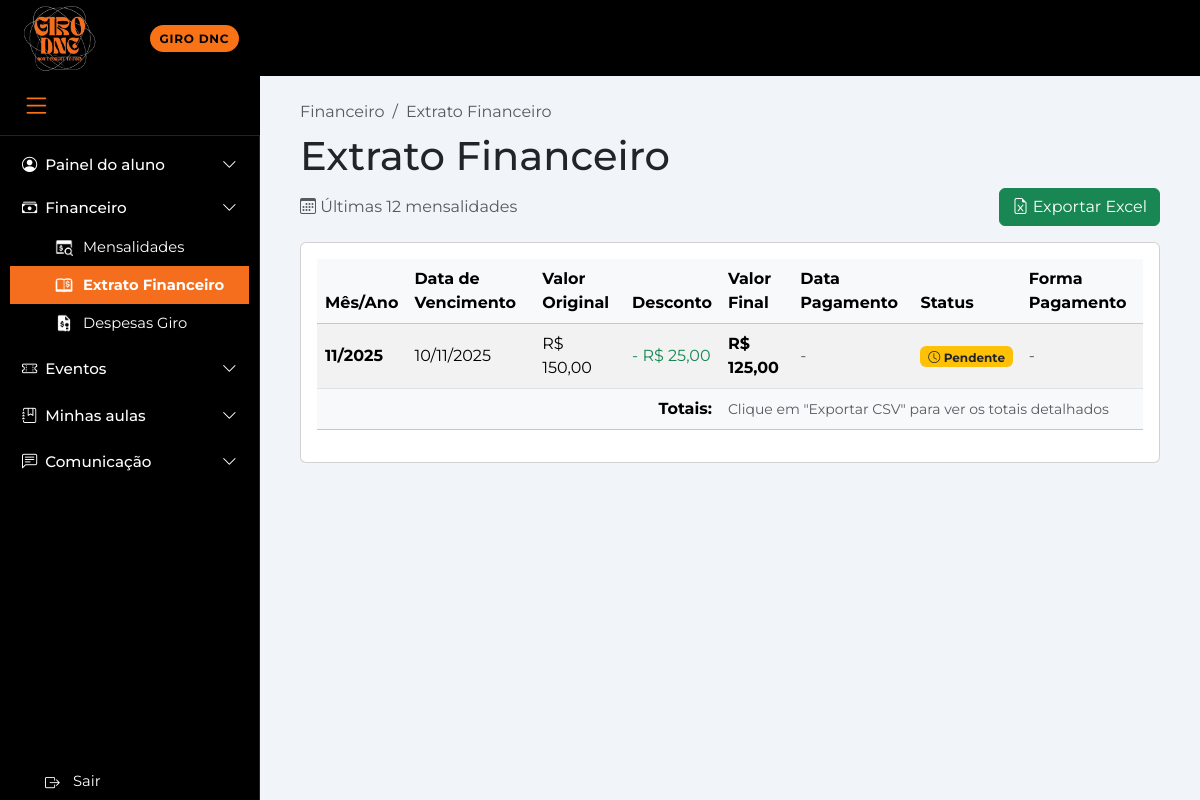
Screenshot of /financeiro/extrato/ (signed in) with the database file from the repository.
### paginas/models.py (models this page shows, shortened)
class Mensalidade(models.Model):
    STATUS_CHOICES = [
        ('PENDENTE', 'Pendente'),
        ('PAGO', 'Pago'),
        ('ATRASADO', 'Atrasado'),
        ('CANCELADO', 'Cancelado'),
    ]
    aluno = models.ForeignKey(Aluno, on_delete=models.CASCADE, related_name='mensalidades')
    mes_referencia = models.DateField()
    valor = models.DecimalField(max_digits=10, decimal_places=2, validators=[MinValueValidator(0)])
    valor_desconto = models.DecimalField(max_digits=10, decimal_places=2, default=0, validators=[MinValueValidator(0)])
    valor_final = models.DecimalField(max_digits=10, decimal_places=2, validators=[MinValueValidator(0)])
    data_vencimento = models.DateField()
    data_pagamento = models.DateField(null=True, blank=True)
    status = models.CharField(max_length=20, choices=STATUS_CHOICES, default='PENDENTE')
    forma_pagamento = models.CharField(max_length=50, blank=True)
    observacoes = models.TextField(blank=True)
    class Meta:
        verbose_name = 'Mensalidade'
        verbose_name_plural = 'Mensalidades'
        ordering = ['-mes_referencia']
        unique_together = ['aluno', 'mes_referencia']

### paginas/views.py (the view)
# urls.py: path('financeiro/extrato/', views.financeiro_extrato, name='financeiro_extrato'),
@login_required
def financeiro_extrato(request):
    context = {}
    try:
        aluno = Aluno.objects.select_related('usuario').get(usuario=request.user)
        mensalidades = Mensalidade.objects.filter(aluno=aluno).order_by('-mes_referencia')[:12]
        context = {
            'usuario': request.user,
            'aluno': aluno,
            'mensalidades': mensalidades,
        }
    except Aluno.DoesNotExist:
        context['erro'] = 'Usuário não está cadastrado como aluno.'
    except Exception as e:
        context['erro'] = f'Erro ao carregar extrato: {str(e)}'
    return render(request, 'financeiro/Extrato.html', context)

### paginas/templates/financeiro/Extrato.html (shortened to what this page needs)
<!doctype html>
<html lang="pt-br">
<head>
    {% load static %}
  <link href="https://cdn.jsdelivr.net/npm/bootstrap@5.3.3/dist/css/bootstrap.min.css" rel="stylesheet">
  <link href="https://cdn.jsdelivr.net/npm/bootstrap-icons@1.11.3/font/bootstrap-icons.css" rel="stylesheet">
  <link rel="stylesheet" href="{% static 'paginas/css/style.css' %}">
</head>
<body>
  <header class="gd-topbar">
    <div class="gd-logo-container">
      <a href="{% url 'paginas:home' %}">
        <img src="{% static 'paginas/img/Girologo.jpg' %}" alt="Logo Giro" class="gd-logo">
      </a>
    </div>
    <div class="gd-topbar-content">
      <span class="gd-pill">GIRO DNC</span>
    </div>
  </header>
  <div class="sidebar-item">
    <button id="sidebar-toggle" class="menu-sanduiche">
      <i class="bi bi-list"></i>
    </button>
  </div>
  <div class="gd-layout d-flex">
    {% with sidebar_section='financeiro' sidebar_active='financeiro_extrato' %}
      {% include 'includes/sidebar.html' %}
    {% endwith %}
    <main class="gd-main">
      <div class="conteudo">
        <nav aria-label="breadcrumb">
          <ol class="breadcrumb bg-transparent p-0 mb-2">
            <li class="breadcrumb-item active fw-semi" aria-current="page">Financeiro</li>
            <li class="breadcrumb-item active fw-semi" aria-current="page">Extrato Financeiro</li>
          </ol>
        </nav>
        <h1 class="titulo-principal">Extrato Financeiro</h1>
        {% if erro %}
          <div class="alert alert-danger">
            <i class="bi bi-exclamation-triangle"></i> {{ erro }}
          </div>
        {% else %}
          <div class="d-flex justify-content-between align-items-center mb-3">
            <div>
              <p class="text-muted mb-0">
                <i class="bi bi-calendar3"></i>
                Últimas 12 mensalidades
              </p>
            </div>
            <a href="{% url 'paginas:financeiro_extrato_csv' %}" class="btn btn-success">
              <i class="bi bi-file-earmark-excel"></i> Exportar Excel
            </a>
          </div>
          <div class="card card-extrato">
            <div class="card-body">
              {% if mensalidades %}
                <div class="table-responsive">
                  <table class="table table-striped align-middle table-extrato">
                    <thead class="table-light">
                      <tr>
                        <th>Mês/Ano</th>
                        <th>Data de Vencimento</th>
                        <th>Valor Original</th>
                        <th>Desconto</th>
                        <th>Valor Final</th>
                        <th>Data Pagamento</th>
                        <th>Status</th>
                        <th>Forma Pagamento</th>
                      </tr>
                    </thead>
                    <tbody>
                      {% for mensalidade in mensalidades %}
                        <tr>
                          <td data-label="Mês/Ano">
                            <strong>{{ mensalidade.mes_referencia|date:"m/Y" }}</strong>
                          </td>
                          <td data-label="Data de Vencimento">
                            {{ mensalidade.data_vencimento|date:"d/m/Y" }}
                          </td>
                          <td data-label="Valor Original">
                            R$ {{ mensalidade.valor|floatformat:2 }}
                          </td>
                          <td data-label="Desconto">
                            {% if mensalidade.valor_desconto > 0 %}
                              <span class="text-success">
                                - R$ {{ mensalidade.valor_desconto|floatformat:2 }}
                              </span>
                            {% else %}
                              R$ 0,00
                            {% endif %}
                          </td>
                          <td data-label="Valor Final">
                            <strong>R$ {{ mensalidade.valor_final|floatformat:2 }}</strong>
                          </td>
                          <td data-label="Data Pagamento">
                            {% if mensalidade.data_pagamento %}
                              {{ mensalidade.data_pagamento|date:"d/m/Y" }}
                            {% else %}
                              <span class="text-muted">-</span>
                            {% endif %}
                          </td>
                          <td data-label="Status">
                            {% if mensalidade.status == 'PAGO' %}
                              <span class="badge bg-success">
                                <i class="bi bi-check-circle"></i> Pago
                              </span>
                            {% elif mensalidade.status == 'PENDENTE' %}
                              <span class="badge bg-warning text-dark">
                                <i class="bi bi-clock"></i> Pendente
                              </span>
                            {% elif mensalidade.status == 'ATRASADO' %}
                              <span class="badge bg-danger">
                                <i class="bi bi-exclamation-triangle"></i> Atrasado
                              </span>
                            {% else %}
                              <span class="badge bg-secondary">{{ mensalidade.get_status_display }}</span>
                            {% endif %}
                          </td>
                          <td data-label="Forma Pagamento">
                            {% if mensalidade.forma_pagamento %}
                              {{ mensalidade.forma_pagamento }}
                            {% else %}
                              <span class="text-muted">-</span>
                            {% endif %}
                          </td>
                        </tr>
                      {% endfor %}
                    </tbody>
                    <tfoot class="table-light">
                      <tr>
                        <td colspan="4" class="text-end"><strong>Totais:</strong></td>
                        <td colspan="4">
                          <div class="d-flex flex-column gap-1">
                            <small class="text-muted">Clique em "Exportar CSV" para ver os totais detalhados</small>
                          </div>
                        </td>
                      </tr>
                    </tfoot>
                  </table>
                </div>
              {% else %}
                <div class="alert alert-info">
                  <i class="bi bi-info-circle"></i>
                  Você ainda não possui mensalidades registradas.
                </div>
              {% endif %}
            </div>
          </div>
        {% endif %}
      </div>
    </main>
  </div>
</body>
</html>

### paginas/static/paginas/css/style.css (style rules this page uses)
:root { --gd-orange: #f97316; --gd-orange-light: #fed7aa; --gd-bg: #000; --gd-border: #242426; --gd-text-dim: #a1a1aa; --gd-surface: #f9f9fb; --gd-white: #fff; --gd-gray-light: #f8fafc; --gd-gray-medium: #64748b; --gd-red: #ef4444; --gd-green: #22c55e; }
body { background: #f1f5f9; font-family: 'Montserrat', Arial, Helvetica, sans-serif; margin: 0; padding: 0; }
.gd-topbar { position: fixed; top: 0; left: 0; right: 0; height: 76px; background: var(--gd-bg); color: #fff; z-index: 1030; display: flex; align-items: center; }
.gd-pill { background: var(--gd-orange); color: #000; font-weight: 700; font-size: .75rem; letter-spacing: .06em; border-radius: 999px; padding: .35rem .6rem; }
.gd-logo-container { position: fixed; top: 0; left: 20px; z-index: 2000; width: 80px; height: 76px; display: flex; align-items: center; }
.gd-logo { width: 80px; height: 76px; object-fit: contain; }
.gd-topbar-content { margin-left: 150px; }
.sidebar-item { display: block !important; position: relative; visibility: visible !important; opacity: 1 !important; padding-bottom: 15px; border-bottom: 1px solid var(--gd-border); transition: width 0.3s ease, padding 0.3s ease; }
.menu-sanduiche { background: transparent; border: none; color: var(--gd-orange); font-size: 1.8rem; cursor: pointer; display: block !important; width: auto; height: auto; padding: 8px 12px; transition: all 0.3s ease; visibility: visible !important; opacity: 1 !important; }
@media (min-width: 1025px) { .sidebar-item { position: fixed !important; top: 76px !important; left: 0 !important; z-index: 2050 !important; display: flex !important; align-items: center !important; justify-content: flex-start !important; visibility: visible !important; width: 260px; height: 60px; background: var(--gd-bg); padding: 0 0 0 10px; border-bottom: 1px solid var(--gd-border); } }
@media (min-width: 1025px) { .menu-sanduiche { position: relative !important; margin: 0 !important; display: block !important; visibility: visible !important; } }
.gd-main { min-height: 100vh; background: #f1f5f9; display: flex; flex-direction: column; transition: margin-left 0.3s ease, width 0.3s ease; }
@media (min-width: 1025px) { .gd-main { margin-left: 260px; padding: 100px 40px 40px 40px; width: calc(100% - 260px); } }
.conteudo { flex: 1; width: 100%; max-width: none; }
#sidebar-toggle { display: block !important; visibility: visible !important; opacity: 1 !important; position: relative !important; z-index: 1050 !important; }
button#sidebar-toggle.menu-sanduiche { display: block !important; visibility: visible !important; opacity: 1 !important; }

### rows the page displays
Mensalidade: mes_referencia "11/2025", data_vencimento "10/11/2025", valor "150,00", valor_desconto "25,00", valor_final "125,00", status "PENDENTE" (drawn)
